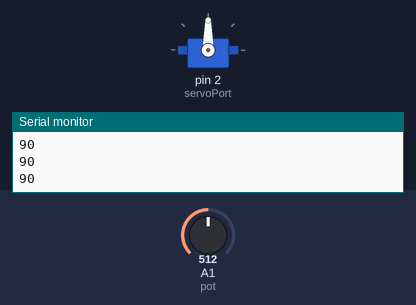
Recording of a sketch running on a simulated Arduino Uno, built with avr-gcc and run on an emulated ATmega328P. Parts: servo, the last lines printed to the serial monitor. The test bench sets the inputs (shaded band); at power-on: A1 (pot) = 512.

Above: at 1.2 s.
1.3 s: A1 (pot) set to 716
At 1.6 s:
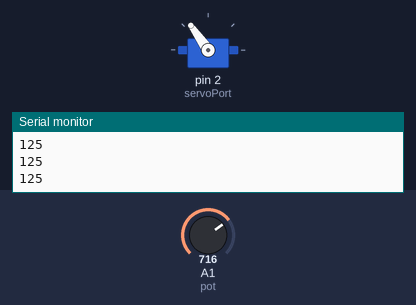
2.8 s: A1 (pot) set to 900
At 4.0 s:
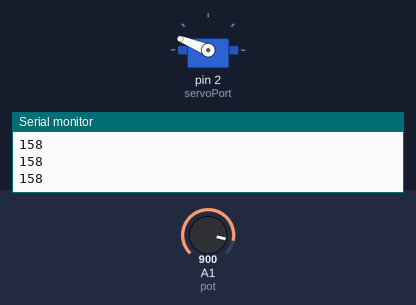
4.3 s: A1 (pot) set to 1023
At 5.5 s:
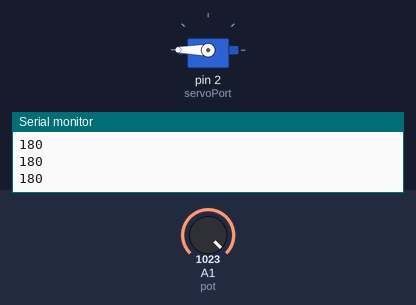
5.8 s: A1 (pot) set to 306
At 6.9 s:
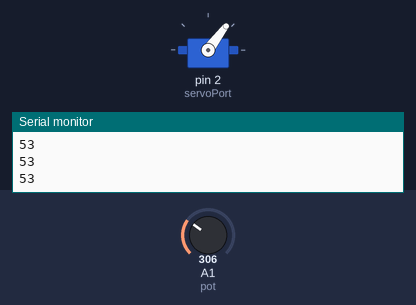
7.3 s: A1 (pot) set to 122
At 8.2 s:
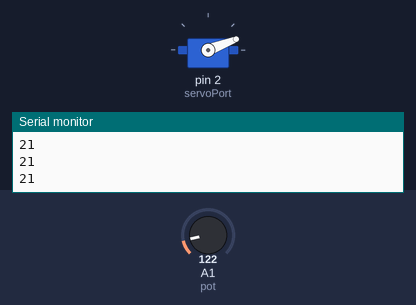
8.8 s: A1 (pot) set to 0
At 9.6 s:
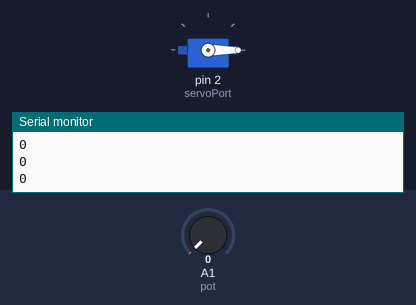
Timing chart, 0 to 11.3 s (numbered marks = the images above; inputs shaded):
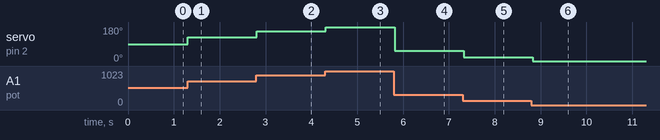

Measured:
- after the input at 1.3 s, servo on pin 2 (servoPort): 90° → 125° at once
- after the input at 2.8 s, servo on pin 2 (servoPort): 125° → 158° at once
- after the input at 4.3 s, servo on pin 2 (servoPort): 158° → 180° at once
- after the input at 5.8 s, servo on pin 2 (servoPort): 180° → 53° at once
- after the input at 7.3 s, servo on pin 2 (servoPort): 53° → 21° at once
- after the input at 8.8 s, servo on pin 2 (servoPort): 21° → 0° at once

The sketch:

servomotor.ino
```cpp
#include <Servo.h>

#define pot A1
#define servoPort 2

Servo servo;
int potValue = 0;

void setup()
{
  servo.attach(servoPort);
  pinMode(pot, INPUT);
  Serial.begin(9600);
}

void loop()
{
  potValue = map(analogRead(pot),0,1023,0,180);
  Serial.println(potValue);
  servo.write(potValue);
  delay(100);
}
```
